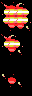

Below is a game level as drawn by its tile map, then a one-line description and the .tmx file that defines it, in full:
An orthogonal 4x12 tile map with 8x8 px tiles, 1 tile layer (Tile Layer 1).

<map version="1.2" tiledversion="1.3.2" orientation="orthogonal" renderorder="right-down" compressionlevel="0" width="4" height="12" tilewidth="8" tileheight="8" infinite="0" nextlayerid="2" nextobjectid="1">
 <tileset firstgid="1" name="moai-tiles" tilewidth="8" tileheight="8" tilecount="256" columns="16">
  <image source="additional-tiles-base.png" width="128" height="128" />
 </tileset>
 <layer id="1" name="Tile Layer 1" width="4" height="12">
  <data encoding="csv">
11,12,13,1,
14,15,15,16,
17,15,15,18,
1,19,20,21,
11,13,1,1,
14,15,18,1,
1,19,21,1,
1,1,1,1,
1,1,1,1,
21,12,1,1,
1,19,21,1,
1,1,1,1
</data>
 </layer>
</map>
